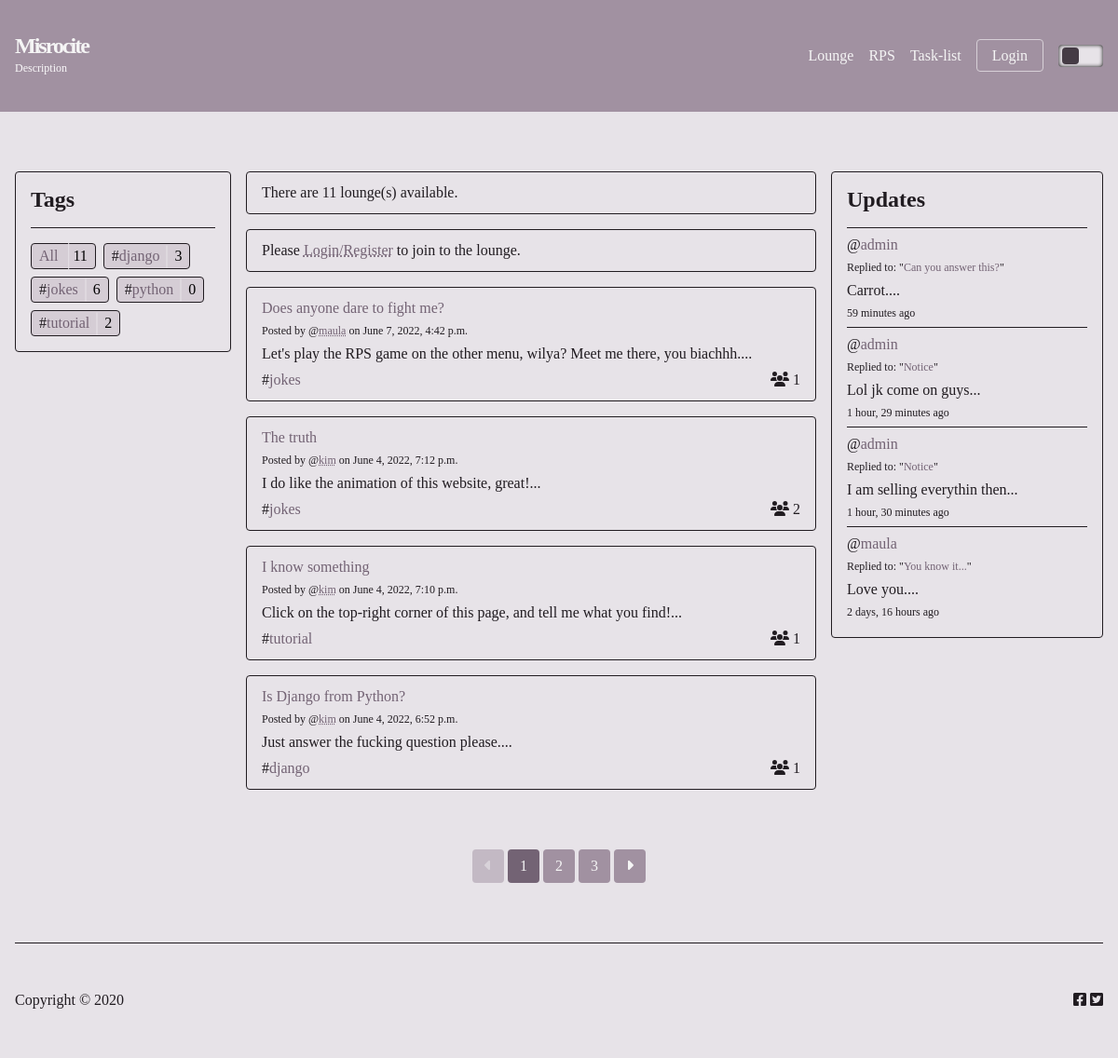
The page /lounge/ on the database its author committed.
### base/models.py (models this page shows, shortened)
class Topic(models.Model):
	name = models.CharField(max_length=100)
	def __str__(self):
		return self.name

class Lounge(models.Model):
	host = models.ForeignKey(User, on_delete=models.SET_NULL, null=True)
	topic = models.ForeignKey(Topic, on_delete=models.SET_NULL, null=True)
	name = models.CharField(max_length=100)
	description = models.TextField(null=True, blank=True)
	participants = models.ManyToManyField(User, related_name='participants', blank=True)
	updated = models.DateTimeField(auto_now=True)
	created = models.DateTimeField(auto_now_add=True)
	class Meta(object):
		ordering = [
			'-updated',
			'-created',
		]
	def __str__(self):
		return self.name

class Message(models.Model):
	user = models.ForeignKey(User, on_delete=models.CASCADE)
	lounge = models.ForeignKey(Lounge, on_delete=models.CASCADE)
	body = models.TextField()
	updated = models.DateTimeField(auto_now=True)
	created = models.DateTimeField(auto_now_add=True)
	class Meta(object):
		ordering = [
			'-updated',
			'-created',
		]

### base/views.py (the view)
# urls.py: path('lounge/', lounge, name='lounge'),
def lounge(request):
	members = User.objects.all().order_by('username')[0:3]
	member_count = members.count()
	query = request.GET.get('query', '')
	tag = request.GET.get('tag', '')
	page_num = request.GET.get('page', 1)
	topics = Topic.objects.all().order_by('name')
	recent_updates = Message.objects.filter(Q(lounge__topic__name__icontains=tag) or Q(lounge__topic__name__icontains=query))
	if query != '':
		lounges = Lounge.objects.filter(Q(topic__name__icontains=query) | Q(name__icontains=query) | Q(description__icontains=query) | Q(host__username__icontains=query))
	elif query == '' and tag != '':
		lounges = Lounge.objects.filter(Q(topic__name__icontains=tag))
	elif query != '' and tag != '':
		messages.warning(request, 'Currently unavailable...')
		return HttpResponseRedirect('/lounge/')
	else:
		lounges = Lounge.objects.all()
	paginator = Paginator(lounges, 4)
	counter = Lounge.objects.all().count()
	try:
		pages = paginator.page(page_num)
	except PageNotAnInteger:
		pages = paginator.page(1)
	except EmptyPage:
		pages = paginator.page(paginator.num_pages)
	pages_range = pages.paginator.page_range
	param = {
		'all_lounges_count': counter,
		'lounges': lounges,
		'member_count': member_count,
		'members': members,
		'pages': pages,
		'pages_range': pages_range,
		'recent_updates': recent_updates,
		'tag': tag,
		'topics': topics,
		'query': query,
	}
	return render(request, 'base/lounge.html', param)

### templates/base/lounge.html (shortened to what this page needs)
{% extends 'base.html' %}
{% block content %}
<section class="lounge" id="lounge">
	<div class="container">
		<div class="row">
			{% include 'base/tags.html' %}
			<div class="mid">
				<div class="new-post-maybe">
					<p>There are {{ lounges.count }} lounge(s) available.</p>
				</div>
				<div class="new-post-maybe">
				{% if request.user.is_authenticated %}
				<p>Click here to write a <a href="{% url 'lounge_insert' %}" class="link">new</a> post.</p>
				{% else %}
				<p>Please <a href="{% url 'auth' %}" class="link underlined">Login/Register</a> to join to the lounge.</p>
				{% endif %}
				</div>
				{% for lounge in pages %}
					{% include 'base/content.html' %}
				{% endfor %}
			</div>
			{% include 'base/updates.html' %}
		</div>
	</div>
</section>
{% include 'pagination.html' %}
{% endblock content %}

### templates/base/tags.html
<div class="tags">
	<h2 class="text-title">Tags</h2>
	<ul class="list-group">
		<li class="list-group-item"><a href="{% url 'lounge' %}">All</a><span class="tag-count">{{ all_lounges_count }}</span></li>
		{% for topic in topics %}
		<li class="list-group-item">#<a href="{% url 'lounge' %}?tag={{ topic }}">{{ topic }}</a><span class="tag-count">{{ topic.lounge_set.all.count }}</span></li>
		{% endfor %}
	</ul>
</div>

### templates/base/content.html (shortened to what this page needs)
<div class="card">
	<div class="card-header">
		<div class="among-spaces">
		<p class="content-title"><a href="{% url 'lounge_details' lounge.id %}">{{ lounge.name }}</a></p>
		</div>
		<p class="content-author">Posted by @<a href="{% url 'profile' lounge.host.id %}" class="underlined">{{ lounge.host.username }}</a> on {{lounge.created}}</p>
		<p class="content-details">{{ lounge.description|slice:"0:128" }}...</p>
	</div>
	<div class="card-footer">
		<p class="content-tags">#<a href="{% url 'lounge' %}?query={{ lounge.topic.name }}">{{ lounge.topic.name }}</a></p>
		<p><span class="fas fa-users"></span>&nbsp;{{ lounge.participants.all.count }}</p>
	</div>
</div>

### templates/base/updates.html (shortened to what this page needs)
<div class="updates">
	<h2 class="text-title">Updates</h2>
	{% if recent_updates %}
	{% for update in recent_updates|slice:"0:4" %}
	<div class="box-updates item">
		<div class="among-spaces">
		<p>@<a href="{% url 'profile' update.user.id %}">{{ update.user }}</a></p>
		</div>
		<p class="smol-text">Replied to: "<a href="{% url 'lounge_details' update.lounge.id %}" class="link">{{ update.lounge }}</a>"</p>
		<p>{{ update.body|slice:"0:42" }}...</p>
		<p class="right smol-text">{{ update.created|timesince }} ago</p>
	</div>
	{% endfor %}
	{% else %}
	<div class="box_updates">
		<p>No updates yet available.</p>
	</div>
	{% endif %}
</div>

### assets/css/style.css (style rules this page uses)
:root { --link-color: hsla(298deg, 8%, 42%, 1); --text-color: hsla(298deg, 8%, 12%, 1); --mute-color: hsla(298deg, 8%, 98%, 1); --background-color: hsla(298deg, 8%, 90%, 1); --primary-light-color: hsla(298deg, 8%, 60%, 1); --primary-normal-color: hsla(298deg, 8%, 42%, 1); --primary-dark-color: hsla(298deg, 8%, 25%, 1); --border-color: hsla(298deg, 8%, 83%, 1); --border-nox-color: hsla(298deg, 8%, 12%, 1); --tag-color: hsla(298deg, 8%, 82%, 1); --black: hsla(0deg, 0%, 0%, 1); --white: hsla(0deg, 0%, 96%, 1); --red: hsla(0deg, 20%, 42%, 1); --green: hsla(120deg, 20%, 42%, 1); --blue: hsla(210deg, 20%, 42%, 1); --yellow: hsla(72deg, 20%, 42%, 1); --header-size: 1.5rem; --normal-size: .em; --smol-size: .75em; }
*, *::before, *::after { margin: 0; padding: 0; box-sizing: border-box; }
p { font-size: var(--normal-size); line-height: 1.75; }
body { font-family: 'Ubuntu'; background-color: var(--background-color); color: var(--text-color); }
.row { display: flex; grid-gap: 1rem; }
.smol-text { font-size: var(--smol-size); color: var(--border-nox-color); }
a.link { color: var(--link-color); animation: blink 4200ms infinite; transition: all 300ms ease-in-out; text-decoration: none; }
section { margin: auto; max-width: 1280px; width: 100%; padding: 4rem 1rem; }
.lounge .mid { display: flex; grid-gap: 1rem; flex-direction: column; }
.lounge .card { padding: .5rem 1rem; border: 1px solid var(--border-nox-color); border-radius: .25rem; }
.lounge a { color: var(--link-color); text-decoration: none; transition: all 300ms ease-in-out; }
.lounge .container .row { flex-wrap: wrap; grid-gap: 1rem; align-items: flex-start; justify-content: space-between; }
.mid { flex: 1 0 560px; }
.among-spaces { display: flex; justify-content: space-between; align-items: center; position: relative; }
.new-post-maybe { padding: .5rem 1rem; border: 1px solid var(--border-nox-color); border-radius: .25rem; }
.card-footer { display: flex; align-items: center; justify-content: space-between; }
.tags, .updates { background-color: transparent; border: 1px solid var(--border-nox-color); padding: 1rem; border-radius: .25rem; }
.tags { flex: 1 0 180px; display: flex; flex-direction: column; grid-gap: 1rem; }
.tags ul { display: flex; grid-gap: .5rem; flex-wrap: wrap; justify-content: flex-start; align-items: center; }
.tags ul li { list-style-type: none; padding: .25rem .5rem; border-radius: .25rem; border: 1px solid var(--border-nox-color); background-color: var(--tag-color); }
.tags .tag-count { position: relative; padding-left: 1rem; color: var(--black); }
.tags .tag-count::before { content: ''; width: 100%; height: 1px; background-color: var(--background-color); position: absolute; transform: rotate(90deg); left: -4px; top: 8.75px; }
.updates { flex: 1 1 240px; display: flex; flex-direction: column; grid-gap: .25rem; }
.box-updates.item + .item { border-top: 1px solid var(--border-nox-color); padding-top: .25rem; }
.text-title { position: relative; border-bottom: 1px solid var(--border-nox-color); padding-bottom: 1rem; }
.content-author { font-size: var(--smol-size); }
.underlined { text-decoration: underline!important; text-decoration-style: dotted!important; }

### rows shown on the page
Topic: name "django", lounge_set.all.count "3"
Topic: name "jokes", lounge_set.all.count "6"
Topic: name "python", lounge_set.all.count "0"
Topic: name "tutorial", lounge_set.all.count "2"
Lounge: name "Does anyone dare to fight me?", host.username "maula", created "June 7, 2022, 4:42 p.m.", description "Let's play the RPS game on the other menu, wilya? Meet me there, you biachhh.", topic.name "jokes", participants.all.count "1"
Lounge: name "The truth", host.username "kim", created "June 4, 2022, 7:12 p.m.", description "I do like the animation of this website, great!", topic.name "jokes", participants.all.count "2"
Lounge: name "I know something", host.username "kim", created "June 4, 2022, 7:10 p.m.", description "Click on the top-right corner of this page, and tell me what you find!", topic.name "tutorial", participants.all.count "1"
Lounge: name "Is Django from Python?", host.username "kim", created "June 4, 2022, 6:52 p.m.", description "Just answer the fucking question please.", topic.name "django", participants.all.count "1"
Message: user "admin", lounge "Can you answer this?", body "Carrot.", created "59 minutes"
Message: user "admin", lounge "Notice", body "Lol jk come on guys", created "1 hour, 29 minutes"
Message: user "admin", lounge "Notice", body "I am selling everythin then", created "1 hour, 30 minutes"
Message: user "maula", lounge "You know it...", body "Love you.", created "2 days, 16 hours"

### other values the page prints
{{ all_lounges_count }} "11"
{{ lounges.count }} "11"
{{ this_page }} "1"
{{ this_page }} "2" "3"
